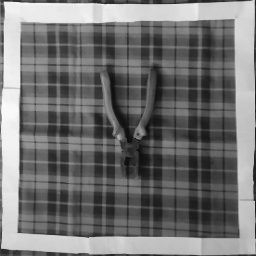
#> input picture Crops/crop_Object_0.jpg, 256 x 256 px, given in place of the camera
$ python detectar.py
#> lines starting #> are read from the running program, lines starting #| are printed output that depends on the picture; after the words box and inside, x2 and y2 are one past the last pixel; in counts of white or black regions, pixels touching at a corner belong together
### Cropper.py
import cv2


class Cropper:

    def __init__(self):
        self.image = any
        self.contours = []

    # [19 lines left out: function crop, not called in this run]

### Code64.py
import base64
from ImageCode import imagesCode


class Code64:

    def __init__(self):
        self.ruta = any
        self.contador = any

    # [12 lines left out: function code64, not called in this run]

### detectar.py
import cv2
from Cropper import Cropper
from ImageCode import imagesCode
from Code64 import Code64
import requests

cropper = Cropper()
code64 = Code64()
camara = cv2.VideoCapture(1)
contador = 0


def dibujarContornos(imagen):
    #imagenGris = cv2.cvtColor(imagen, cv2.COLOR_BGR2GRAY)
    bordes = cv2.Canny(imagen, 200, 300)
    ctns, _ = cv2.findContours(bordes, cv2.RETR_EXTERNAL, cv2.CHAIN_APPROX_SIMPLE)

    #for c in ctns:
        #cv2.drawContours(imagen, [c], 0, (187, 47, 0), 2)

    return ctns,imagen


def enviarPeticion(id_client, models):

    params = {"id_client": id_client, "images": imagesCode, "models": models}
    response = requests.post('http://192.168.101.10:5000/predict', json=params)
    #response = requests.get('http://192.168.101.10:5000/models')
    print(response.text)


while True:
    _, imagen = camara.read()
#> imagen is the input picture: shape (256, 256, 3); min 10, max 254, mean 115.3

    ctns, imagenContornos = dibujarContornos(imagen)
#> in dibujarContornos, `bordes = cv2.Canny(imagen, 200, 300)`:
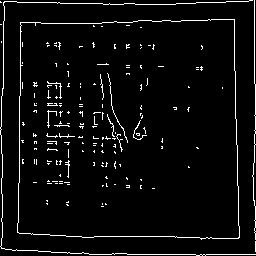
#> bordes: shape (256, 256); 4.7% white in thin lines or dots
#> in dibujarContornos, `ctns, _ = cv2.findContours(bordes, cv2.RETR_EXTERNAL, cv2.CHAIN_APPROX..`: ctns = 7 contours, 6 with area under 20; largest, box (x1, y1, x2, y2) and area: (17, 19, 240, 240) 46598

    # Para el programa
    k = cv2.waitKey(5) & 0xFF
#> (key Esc is pressed here)

    if k == 99:
        cropper.crop(imagen, ctns, contador)
        contador += 1
        print("------------------------Siguiente Objeto-----------------------------")

    cv2.imshow("Imagen camara", imagenContornos)

    if k == 101:
        for i in range(0, contador):
            code64.code64('Crops/crop_Object_'+ str(i) + '.jpg', str(i))

        id_client= 'Usuario1'
        models = ['modelo1']

        enviarPeticion(id_client, models)

    if k == 27:
        break

camara.release()
cv2.destroyAllWindows()
